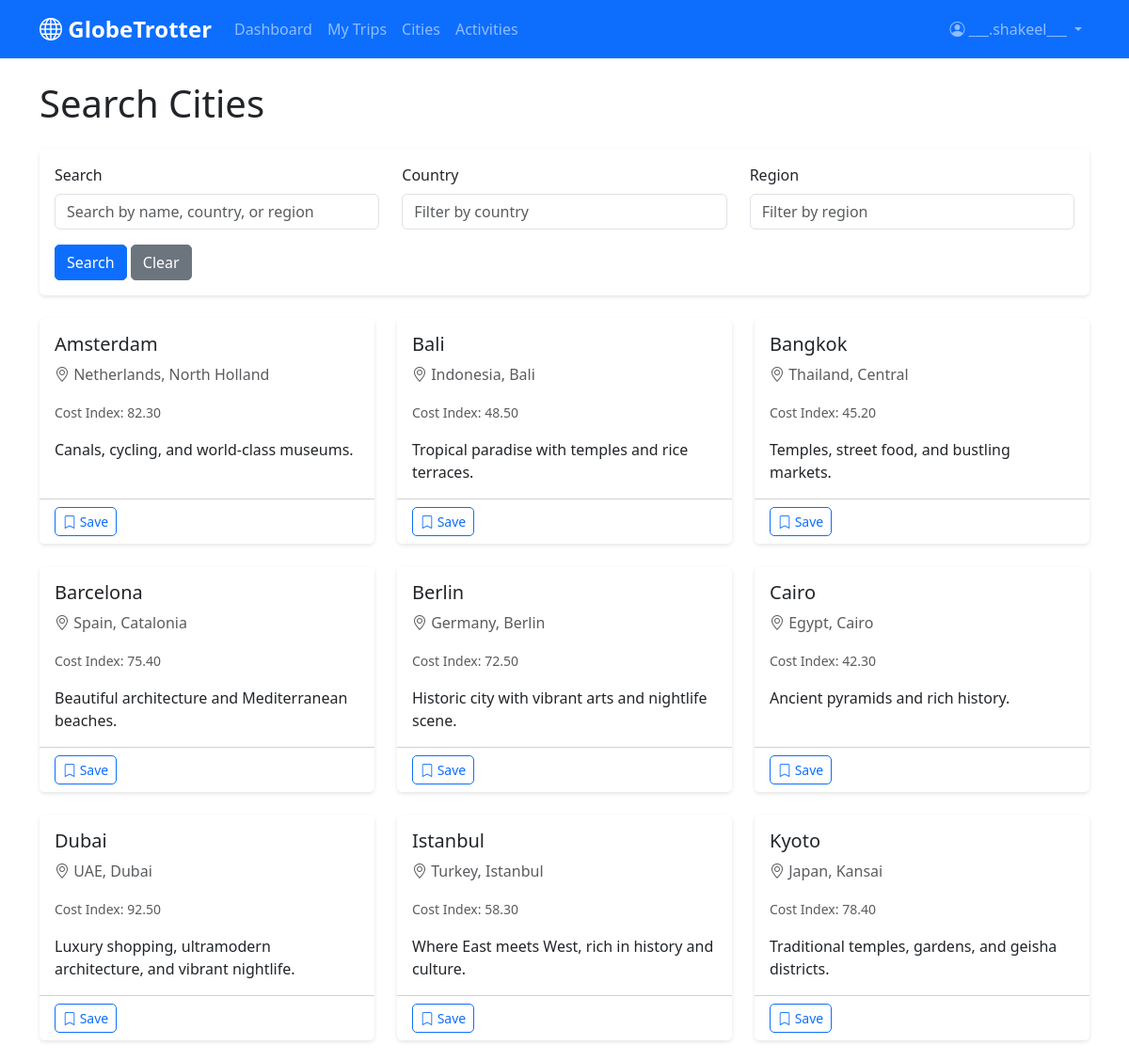
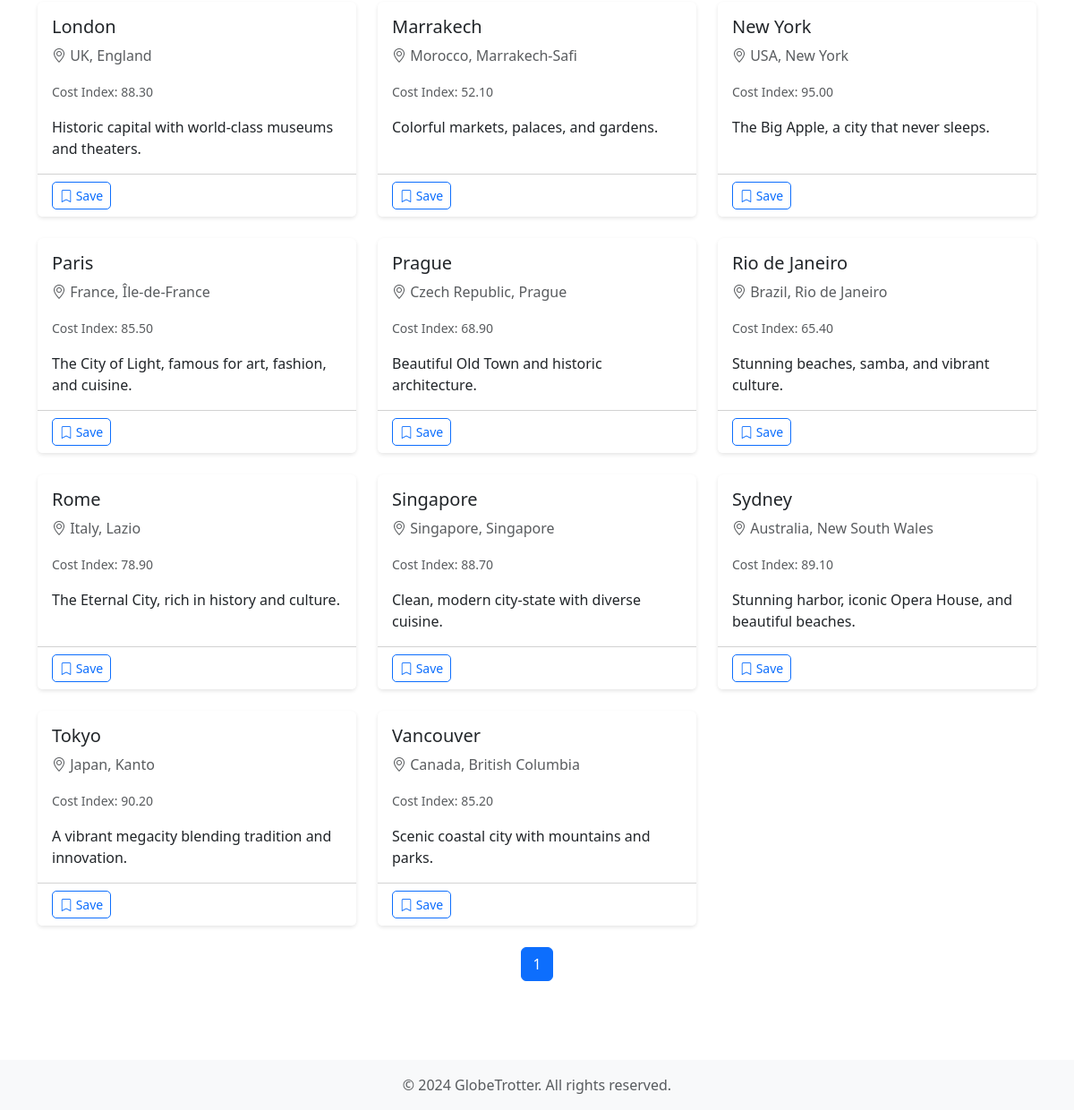
/cities/search (signed in), run on the app's committed database (2 pictures, top to bottom).
### app/models.py (models this page shows, shortened)
class User(UserMixin, db.Model):
    __tablename__ = 'users'
    id = db.Column(db.Integer, primary_key=True)
    email = db.Column(db.String(120), unique=True, nullable=False, index=True)
    username = db.Column(db.String(80), unique=True, nullable=False)
    password_hash = db.Column(db.String(255), nullable=False)
    full_name = db.Column(db.String(100))
    avatar_url = db.Column(db.String(255))
    role = db.Column(db.String(20), default='User', nullable=False)
    language_preference = db.Column(db.String(10), default='en')
    created_at = db.Column(db.DateTime, default=datetime.utcnow)
    updated_at = db.Column(db.DateTime, default=datetime.utcnow, onupdate=datetime.utcnow)
    trips = db.relationship('Trip', backref='user', lazy='dynamic', cascade='all, delete-orphan')
    saved_destinations = db.relationship('SavedDestination', backref='user', lazy='dynamic', cascade='all, delete-orphan')
    def is_admin(self):
        return self.role == 'Admin'

class City(db.Model):
    __tablename__ = 'cities'
    id = db.Column(db.Integer, primary_key=True)
    name = db.Column(db.String(100), nullable=False)
    country = db.Column(db.String(100), nullable=False)
    region = db.Column(db.String(100))
    cost_index = db.Column(db.Numeric(10, 2), default=1.0)
    latitude = db.Column(db.Numeric(10, 7))
    longitude = db.Column(db.Numeric(10, 7))
    description = db.Column(db.Text)
    trip_stops = db.relationship('TripStop', backref='city', lazy='dynamic')
    activities = db.relationship('Activity', backref='city', lazy='dynamic')
    saved_destinations = db.relationship('SavedDestination', backref='city', lazy='dynamic')

### app/routes/cities.py (the view, shortened to what this page needs)
@bp.route('/search')
@login_required
def search():
    form = CitySearchForm()
    page = request.args.get('page', 1, type=int)
    per_page = 20
    query = City.query
    if form.country.data:
        query = query.filter(City.country.ilike(f"%{form.country.data}%"))
    if form.region.data:
        query = query.filter(City.region.ilike(f"%{form.region.data}%"))
    cities = query.order_by(City.name).paginate(page=page, per_page=per_page, error_out=False)
    saved_city_ids = {sd.city_id for sd in SavedDestination.query.filter_by(user_id=current_user.id).all()}
    return render_template('cities/search.html', form=form, cities=cities, saved_city_ids=saved_city_ids)

### app/forms.py
class CitySearchForm(FlaskForm):
    query = StringField('Search', validators=[Optional()])
    country = StringField('Country', validators=[Optional()])
    region = StringField('Region', validators=[Optional()])

### app/__init__.py (called while the page is built)
@login_manager.user_loader
def load_user(user_id):
    return User.query.get(int(user_id))

### app/templates/cities/search.html (shortened to what this page needs)
{% extends "base.html" %}
{% block content %}
<h1 class="mb-4">Search Cities</h1>
<div class="card mb-4">
    <div class="card-body">
        <form method="GET" action="{{ url_for('cities.search') }}">
            <div class="row">
                <div class="col-md-4 mb-3">
                    {{ form.query.label(class="form-label") }}
                    {{ form.query(class="form-control", placeholder="Search by name, country, or region") }}
                </div>
                <div class="col-md-4 mb-3">
                    {{ form.country.label(class="form-label") }}
                    {{ form.country(class="form-control", placeholder="Filter by country") }}
                </div>
                <div class="col-md-4 mb-3">
                    {{ form.region.label(class="form-label") }}
                    {{ form.region(class="form-control", placeholder="Filter by region") }}
                </div>
            </div>
            <button type="submit" class="btn btn-primary">Search</button>
            <a href="{{ url_for('cities.search') }}" class="btn btn-secondary">Clear</a>
        </form>
    </div>
</div>
{% if cities.items %}
<div class="row">
    {% for city in cities.items %}
    <div class="col-md-6 col-lg-4 mb-4">
        <div class="card h-100">
            <div class="card-body">
                <h5 class="card-title">{{ city.name }}</h5>
                <p class="card-text text-muted">
                    <i class="bi bi-geo-alt"></i> {{ city.country }}{% if city.region %}, {{ city.region }}{% endif %}
                </p>
                {% if city.cost_index %}
                <p class="card-text">
                    <small class="text-muted">Cost Index: {{ "%.2f"|format(city.cost_index) }}</small>
                </p>
                {% endif %}
                {% if city.description %}
                <p class="card-text">{{ city.description[:100] }}{% if city.description|length > 100 %}...{% endif %}</p>
                {% endif %}
            </div>
            <div class="card-footer bg-white">
                <button class="btn btn-sm btn-outline-primary" onclick="saveCity({{ city.id }})" id="save-btn-{{ city.id }}">
                    <i class="bi bi-{{ 'bookmark-fill' if city.id in saved_city_ids else 'bookmark' }}"></i>
                    {{ 'Saved' if city.id in saved_city_ids else 'Save' }}
                </button>
            </div>
        </div>
    </div>
    {% endfor %}
</div>
<nav>
    <ul class="pagination justify-content-center">
        {% for page_num in cities.iter_pages(left_edge=1, right_edge=1, left_current=2, right_current=2) %}
            {% if page_num %}
                {% if page_num == cities.page %}
                <li class="page-item active"><span class="page-link">{{ page_num }}</span></li>
                {% else %}
                <li class="page-item">
                    <a class="page-link" href="{{ url_for('cities.search', page=page_num, query=form.query.data, country=form.country.data, region=form.region.data) }}">{{ page_num }}</a>
                </li>
                {% endif %}
            {% else %}
            <li class="page-item disabled"><span class="page-link">...</span></li>
            {% endif %}
        {% endfor %}
    </ul>
</nav>
{% else %}
<div class="alert alert-info">
    <p>No cities found. Try adjusting your search criteria.</p>
</div>
{% endif %}
{% endblock %}

### app/templates/base.html (shortened to what this page needs)
<!DOCTYPE html>
<html lang="en">
<head>
    <link href="https://cdn.jsdelivr.net/npm/bootstrap@5.3.0/dist/css/bootstrap.min.css" rel="stylesheet">
    <link rel="stylesheet" href="https://cdn.jsdelivr.net/npm/bootstrap-icons@1.10.0/font/bootstrap-icons.css">
    <link rel="stylesheet" href="{{ url_for('static', filename='css/style.css') }}">
</head>
<body>
    <nav class="navbar navbar-expand-lg navbar-dark bg-primary">
        <div class="container">
            <a class="navbar-brand" href="{{ url_for('dashboard.index') }}">
                <i class="bi bi-globe"></i> GlobeTrotter
            </a>
            <div class="collapse navbar-collapse" id="navbarNav">
                <ul class="navbar-nav me-auto">
                    <li class="nav-item">
                        <a class="nav-link" href="{{ url_for('dashboard.index') }}">Dashboard</a>
                    </li>
                    <li class="nav-item">
                        <a class="nav-link" href="{{ url_for('trips.list') }}">My Trips</a>
                    </li>
                    <li class="nav-item">
                        <a class="nav-link" href="{{ url_for('cities.search') }}">Cities</a>
                    </li>
                    <li class="nav-item">
                        <a class="nav-link" href="{{ url_for('activities.search') }}">Activities</a>
                    </li>
                </ul>
                <ul class="navbar-nav">
                    {% if current_user.is_authenticated %}
                    <li class="nav-item dropdown">
                        <a class="nav-link dropdown-toggle" href="#" id="navbarDropdown" role="button" data-bs-toggle="dropdown">
                            {% if current_user.avatar_url %}
                            <img src="{{ current_user.avatar_url }}" alt="Avatar" class="rounded-circle me-1" style="width: 24px; height: 24px;">
                            {% else %}
                            <i class="bi bi-person-circle"></i>
                            {% endif %}
                            {{ current_user.username }}
                        </a>
                    </li>
                    {% endif %}
                </ul>
            </div>
        </div>
    </nav>
    <main class="container my-4">
        {% block content %}{% endblock %}
    </main>
    <footer class="bg-light text-center py-3 mt-5">
        <div class="container">
            <p class="text-muted mb-0">&copy; 2024 GlobeTrotter. All rights reserved.</p>
        </div>
    </footer>
</body>
</html>

### app/static/css/style.css (style rules this page uses)
:root { --primary-color: #0d6efd; --secondary-color: #6c757d; --success-color: #198754; --danger-color: #dc3545; --warning-color: #ffc107; --info-color: #0dcaf0; }
body { font-family: 'Segoe UI', Tahoma, Geneva, Verdana, sans-serif; min-height: 100vh; display: flex; flex-direction: column; }
main { flex: 1; }
.navbar-brand { font-weight: bold; font-size: 1.5rem; }
.card { border: none; box-shadow: 0 2px 4px rgba(0,0,0,0.1); transition: box-shadow 0.3s ease; }
.btn { border-radius: 5px; transition: all 0.3s ease; }
footer { margin-top: auto; }
main { animation: fadeIn 0.3s ease-in; }

### data on the page
User: username "___.shakeel___"
City: name "Amsterdam", country "Netherlands", region "North Holland", cost_index "82.30", description "Canals, cycling, and world-class museums.", id "Save"
City: name "Bali", country "Indonesia", region "Bali", cost_index "48.50", description "Tropical paradise with temples and rice terraces.", id "Save"
City: name "Bangkok", country "Thailand", region "Central", cost_index "45.20", description "Temples, street food, and bustling markets.", id "Save"
City: name "Barcelona", country "Spain", region "Catalonia", cost_index "75.40", description "Beautiful architecture and Mediterranean beaches.", id "Save"
City: name "Berlin", country "Germany", region "Berlin", cost_index "72.50", description "Historic city with vibrant arts and nightlife scene.", id "Save"
City: name "Cairo", country "Egypt", region "Cairo", cost_index "42.30", description "Ancient pyramids and rich history.", id "Save"
City: name "Dubai", country "UAE", region "Dubai", cost_index "92.50", description "Luxury shopping, ultramodern architecture, and vibrant nightlife.", id "Save"
City: name "Istanbul", country "Turkey", region "Istanbul", cost_index "58.30", description "Where East meets West, rich in history and culture.", id "Save"
City: name "Kyoto", country "Japan", region "Kansai", cost_index "78.40", description "Traditional temples, gardens, and geisha districts.", id "Save"
City: name "London", country "UK", region "England", cost_index "88.30", description "Historic capital with world-class museums and theaters.", id "Save"
City: name "Marrakech", country "Morocco", region "Marrakech-Safi", cost_index "52.10", description "Colorful markets, palaces, and gardens.", id "Save"
City: name "New York", country "USA", region "New York", cost_index "95.00", description "The Big Apple, a city that never sleeps.", id "Save"
City: name "Paris", country "France", region "Île-de-France", cost_index "85.50", description "The City of Light, famous for art, fashion, and cuisine.", id "Save"
City: name "Prague", country "Czech Republic", region "Prague", cost_index "68.90", description "Beautiful Old Town and historic architecture.", id "Save"
City: name "Rio de Janeiro", country "Brazil", region "Rio de Janeiro", cost_index "65.40", description "Stunning beaches, samba, and vibrant culture.", id "Save"
City: name "Rome", country "Italy", region "Lazio", cost_index "78.90", description "The Eternal City, rich in history and culture.", id "Save"
City: name "Singapore", country "Singapore", region "Singapore", cost_index "88.70", description "Clean, modern city-state with diverse cuisine.", id "Save"
City: name "Sydney", country "Australia", region "New South Wales", cost_index "89.10", description "Stunning harbor, iconic Opera House, and beautiful beaches.", id "Save"
City: name "Tokyo", country "Japan", region "Kanto", cost_index "90.20", description "A vibrant megacity blending tradition and innovation.", id "Save"
City: name "Vancouver", country "Canada", region "British Columbia", cost_index "85.20", description "Scenic coastal city with mountains and parks.", id "Save"

### other printed values
{{ page_num }} "1"
